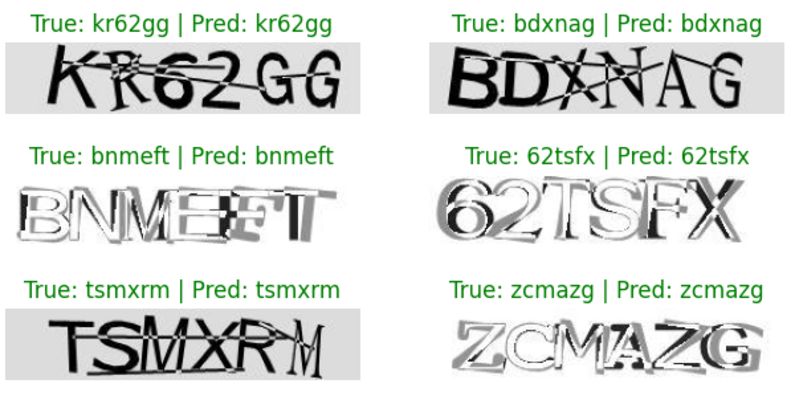
#> input picture dataset-cover.png, 795 x 400 px, given as the content of the folder /content/generated_captcha_images, which was not available
$ jupyter execute --allow-errors opencv_captcha_reader.ipynb   (shell and % lines are left out)   (text cells are left out)
#> lines starting #> are read from the running program, lines starting #| are printed output that depends on the picture; after the words box and inside, x2 and y2 are one past the last pixel; in counts of white or black regions, pixels touching at a corner belong together; pictures that were not available may be replaced by others from this repository, and a replacement may not be noted
[cell 1]
import cv2
import imutils
import glob
import matplotlib.pyplot as plt
import numpy as np
import zipfile
import os
import pickle
import tensorflow as tf
import tensorflow.keras.layers as layers

from imutils import paths
from sklearn.preprocessing import LabelBinarizer
from sklearn.model_selection import train_test_split

[cell 2]
from google.colab import drive
drive.mount('/content/drive')

[cell 3]
ZIP_FILE = "/content/drive/MyDrive/Dataset/captcha_images.zip"
#> (the rest of this cell did not finish here and is left out)

[cell 4]
IMAGE_FOLDER = '/content/generated_captcha_images'
OUTPUT_FOLDER = "extracted_letter_images"

[cell 5]
captcha_image_files = glob.glob(os.path.join(IMAGE_FOLDER, "*"))
counts = {}

[cell 6]
for (i, captcha_image_file) in enumerate(captcha_image_files):
  print("[INFO] processing image {}/{}".format(i + 1, len(captcha_image_files)))

  # Grab the label from the file name
  filename = os.path.basename(captcha_image_file)
  captcha_correct_label = os.path.splitext(filename)[0]

  # Convert the image to grayscale
  image = cv2.imread(captcha_image_file)
#> image is the input picture: shape (400, 795, 3); mean B, G, R 218.8, 222.2, 218.8
  gray_image = cv2.cvtColor(image, cv2.COLOR_BGR2GRAY)
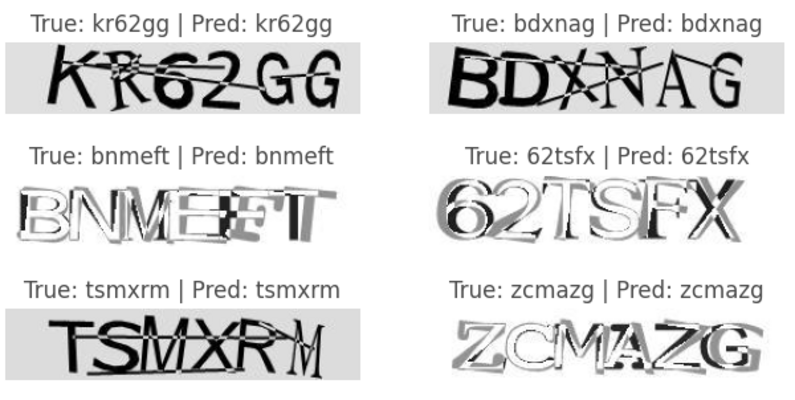
#> gray_image: shape (400, 795); min 0, max 255, mean 220.8

  # Add padding to image
  gray_image = cv2.copyMakeBorder(gray_image, 8, 8, 8, 8, cv2.BORDER_REPLICATE)
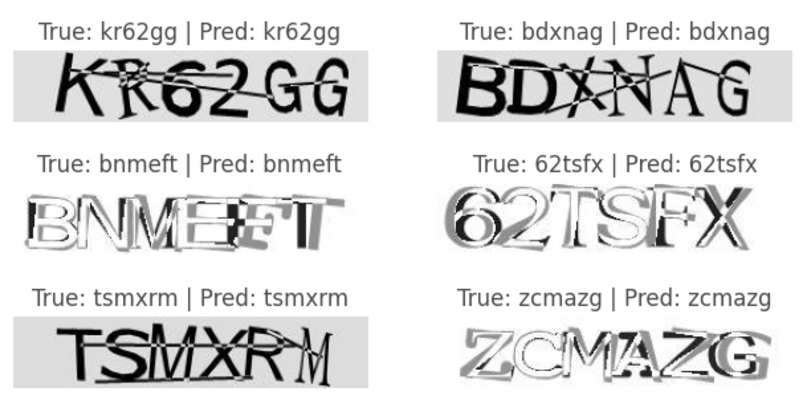
#> gray_image: shape (416, 811); min 0, max 255, mean 222.8

  # Threshold the image to convert it to pure black and white
  thresh = cv2.threshold(gray_image, 0, 255, cv2.THRESH_BINARY_INV | cv2.THRESH_OTSU)[1]
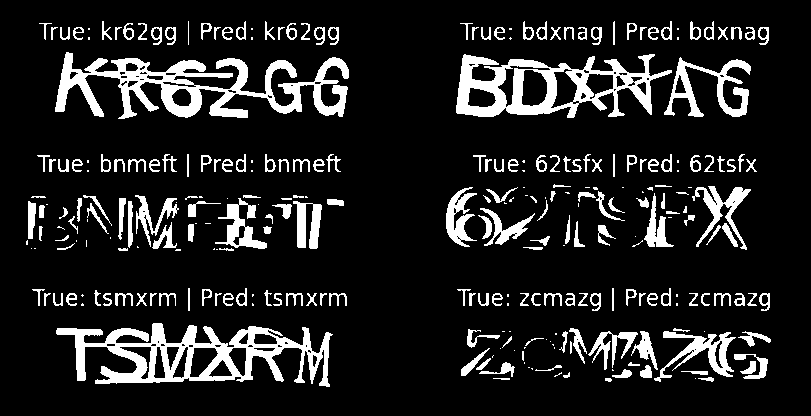
#> thresh: shape (416, 811); 13.1% white; 290 white regions (81 under 20 px)

  # Find the contours of the image
  contours = cv2.findContours(thresh.copy(), cv2.RETR_EXTERNAL, cv2.CHAIN_APPROX_SIMPLE)
#> contours = 290 contours, 120 with area under 20; largest, box (x1, y1, x2, y2) and area: (56, 323, 333, 387) 8620, (456, 54, 672, 118) 8136, (55, 52, 349, 119) 7320, (664, 57, 751, 117) 1584, (654, 331, 736, 382) 1190

  contours = contours[1] if imutils.is_cv3() else contours[0]

  letter_image_regions = []

  # Loop through each of the six contours and extract letter
  for contour in contours:
    # Get the rectangle that contains the contour
    (x, y, w, h) = cv2.boundingRect(contour)

    # Compare the width and height of the contour to detect if a letter is conjoined
    if w / h > 1.25:
      # Conjoined letter
      # Split into half
      half_width = int(w / 2)
      letter_image_regions.append((x, y, half_width, h))
      letter_image_regions.append((x + half_width, y, half_width, h))
    else:
      # Normal letter
      letter_image_regions.append((x, y, w, h))
#> this loop made 290 passes
#> (contour, x, y, w, h, half_width) on passes 11, 40, 41: ([[528, 367], [529, 367]], 528, 367, 2, 1, 1), ([[509, 331], [510, 331]], 509, 331, 2, 1, 1), ([[502, 331], [504, 331]], 502, 331, 3, 1, 1)
#> (x, y, w, h, half_width) on passes 2, 3, 4, 6, 7, 8: (605, 378, 7, 4, 3), (493, 378, 17, 2, 8), (698, 377, 16, 5, 8), (554, 372, 8, 5, 4), (681, 371, 27, 4, 13), (612, 369, 20, 9, 10)
#> after the loop, letter_image_regions = 365 items, first 6: (695, 378, 1, 1), (605, 378, 3, 4), (608, 378, 3, 4), (493, 378, 8, 2), (501, 378, 8, 2), (698, 377, 8, 5)

  # If no 6 letters are found then skip the image
  if len(letter_image_regions) != 4:
    continue

  # Sort the image
  letter_image_regions = sorted(letter_image_regions, key=lambda x: x[0])

  # Save each letter as single image
  for letter_bounding_box, letter_text in zip(letter_image_regions, captcha_correct_label):
    x, y, w, h = letter_bounding_box

    # Extract the letter from the original image with a 2 pixel margin
    letter_image = gray_image[y-2:y + h + 2, x-2: x + w + 2]
    save_path = os.path.join(OUTPUT_FOLDER, letter_text)

    # If the output directory does not exist then create it
    if not os.path.exists(save_path):
      os.makedirs(save_path)

    # Write the letter image to a file
    count = counts.get(letter_text, 1)
    p = os.path.join(save_path, "{}.png".format(str(count).zfill(6)))
    cv2.imwrite(p, letter_image)

    # Increment the count for the current key
    counts[letter_text] = count + 1

[cell 7]
LETTER_IMAGES_FOLDER = '/content/extracted_letter_images'
MODEL_FILENAME = 'captcha_model.h5'
MODEL_LABELS_FILENAME = 'model_labels.dat'

[cell 8]
data = []
labels = []

[cell 9]
def resize_to_fit(image, width, height):
  # Grab the dimension of the image, then initialize the padding values
#> called with width = 20, height = 20
  (h,w) = image.shape[:2]
#> h = 400; w = 795

  # If width is greater than the heigh resize along the width
  if w > h:
    image = imutils.resize(image, width=width)

  # If height is greater that width resize along height
  else:
    image = imutils.resize(image, height=height)

  # Determine padding values for the width and height to obtain the target dimensions
  padW = int((width - image.shape[1]) / 2.0)
#> padW = 0
  padH = int((height - image.shape[0]) / 2.0)
#> padH = 5

  # Pad the image then apply one more resizing to handle any rounding issues
  image = cv2.copyMakeBorder(image, padH, padH, padW, padW, cv2.BORDER_REPLICATE)
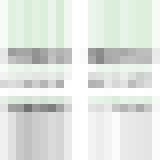
#> image: shape (20, 20, 3) (shown 8 times larger); mean of channels 0, 1, 2 224.6, 229.3, 224.6; drawn as B, G, R
  image = cv2.resize(image, (width, height))

  return image
